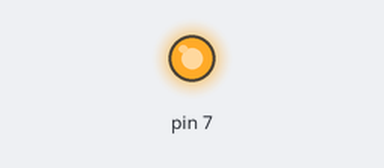
A sketch run on a simulated Arduino Uno, built with avr-gcc and run on an emulated ATmega328P. On the bench: output pins drawn as LEDs (lit = HIGH).

Above: at 0.8 s.
At 3.3 s:
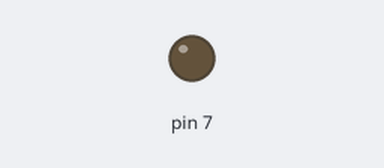
Timing chart, 0 to 5.5 s (numbered marks = the images above):
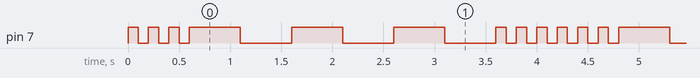

The sketch:

Day_03_External_LED_Control.ino
```cpp
void setup() {
  // put your setup code here, to run once:
pinMode(7,OUTPUT);
digitalWrite(7,HIGH);
}

void loop() {
  // put your main code here, to run repeatedly:
digitalWrite(7,HIGH);
delay(100);
digitalWrite(7,LOW);
delay(100);

digitalWrite(7,HIGH);
delay(100);
digitalWrite(7,LOW);
delay(100);

digitalWrite(7,HIGH);
delay(100);
digitalWrite(7,LOW);
delay(100);

digitalWrite(7,HIGH);
delay(500);
digitalWrite(7,LOW);
delay(500);

digitalWrite(7,HIGH);
delay(500);
digitalWrite(7,LOW);
delay(500);

digitalWrite(7,HIGH);
delay(500);
digitalWrite(7,LOW);
delay(500);

digitalWrite(7,HIGH);
delay(100);
digitalWrite(7,LOW);
delay(100);

digitalWrite(7,HIGH);
delay(100);
digitalWrite(7,LOW);
delay(100);

digitalWrite(7,HIGH);
delay(100);
digitalWrite(7,LOW);
delay(100);
}
```

Measured:
- by itself, pin 7: repeats every 4.2 s: 2 × (HIGH 0.10 s, LOW 0.10 s), 3 × (HIGH 0.50 s, LOW 0.50 s), 4 × (HIGH 0.10 s, LOW 0.10 s)
- by itself, everything shown: repeats every 4.2 s, in 18 steps
